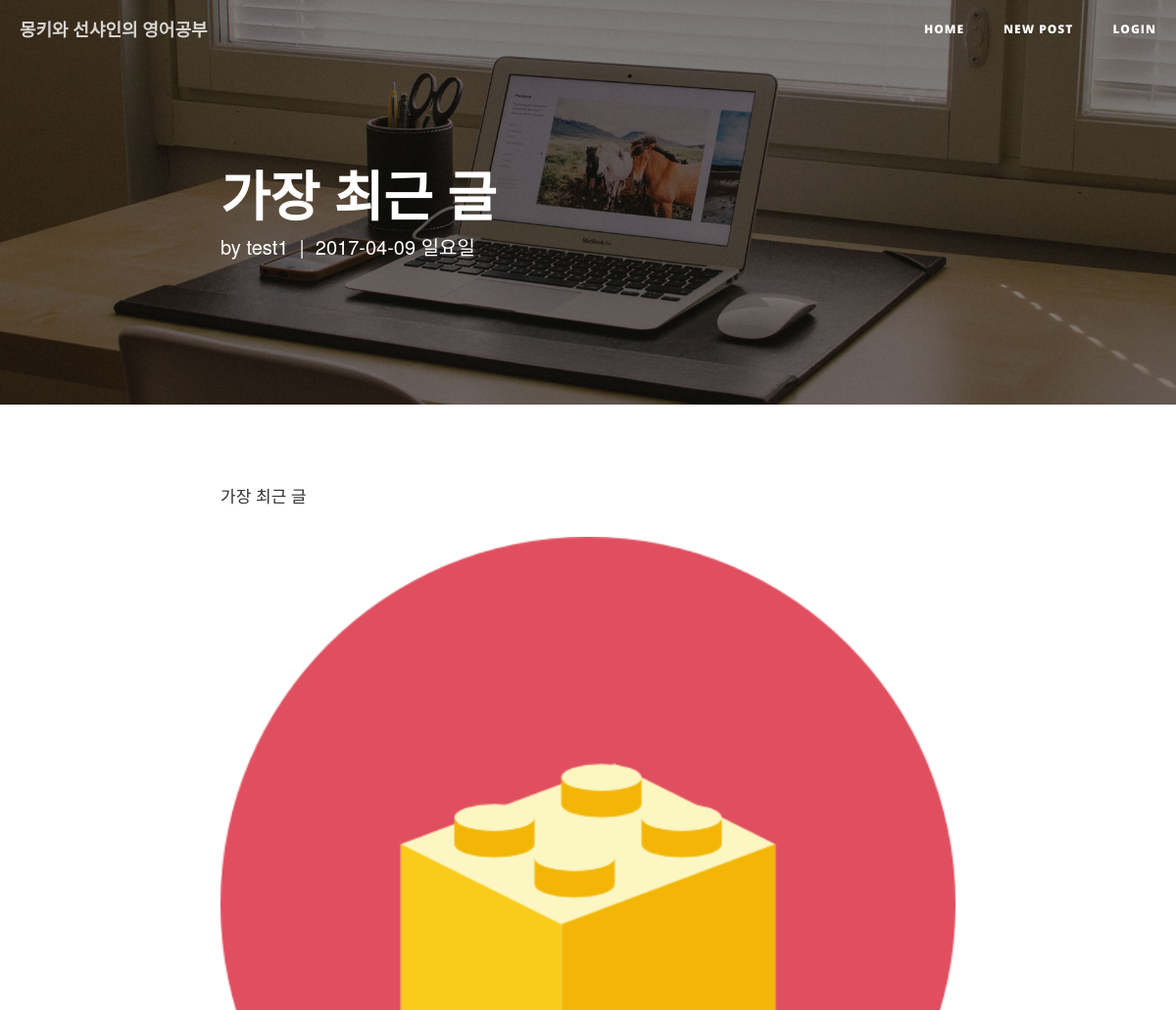
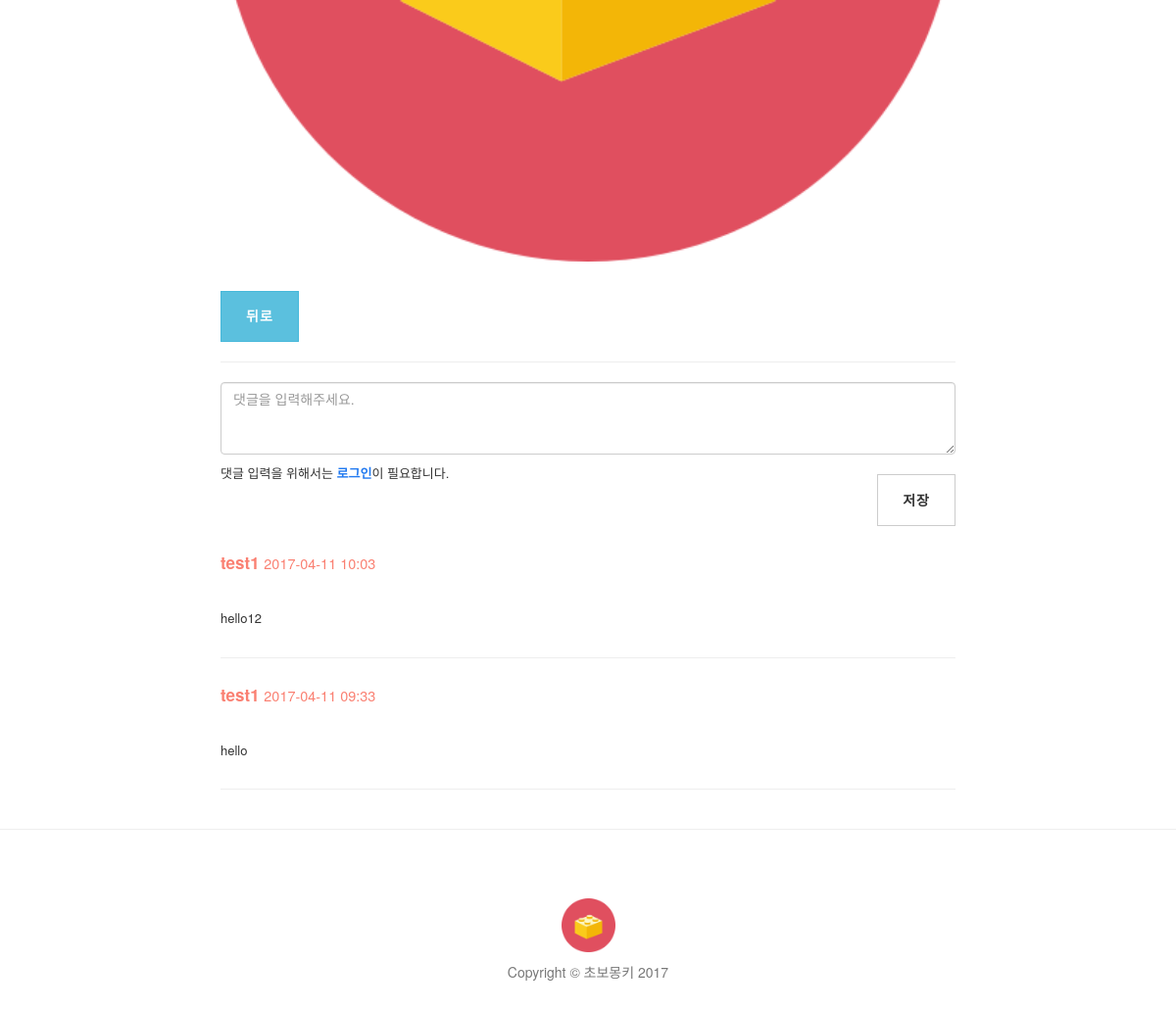
/post/71/, run on an earlier commit of the app's database (2 pictures, top to bottom).
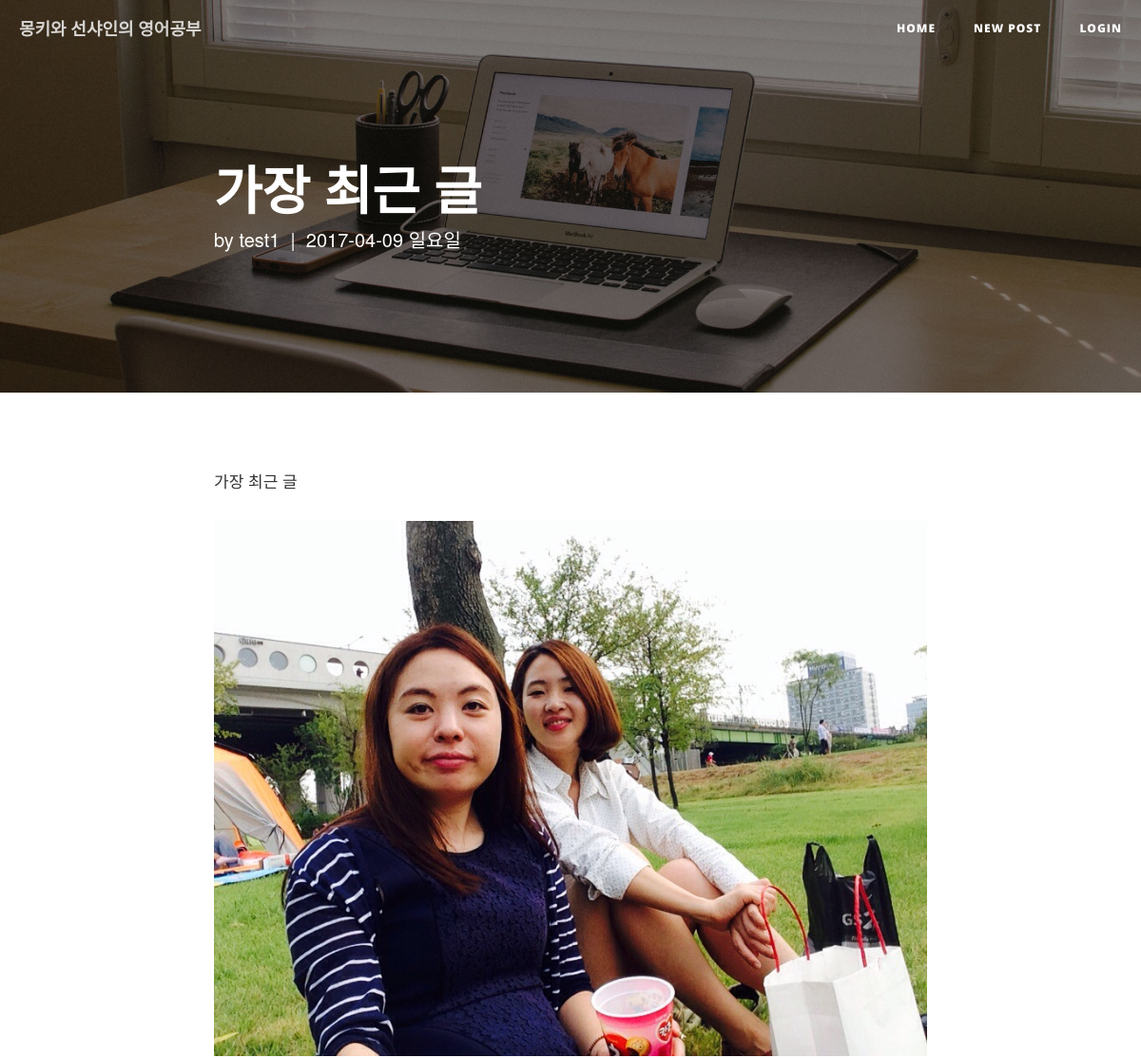
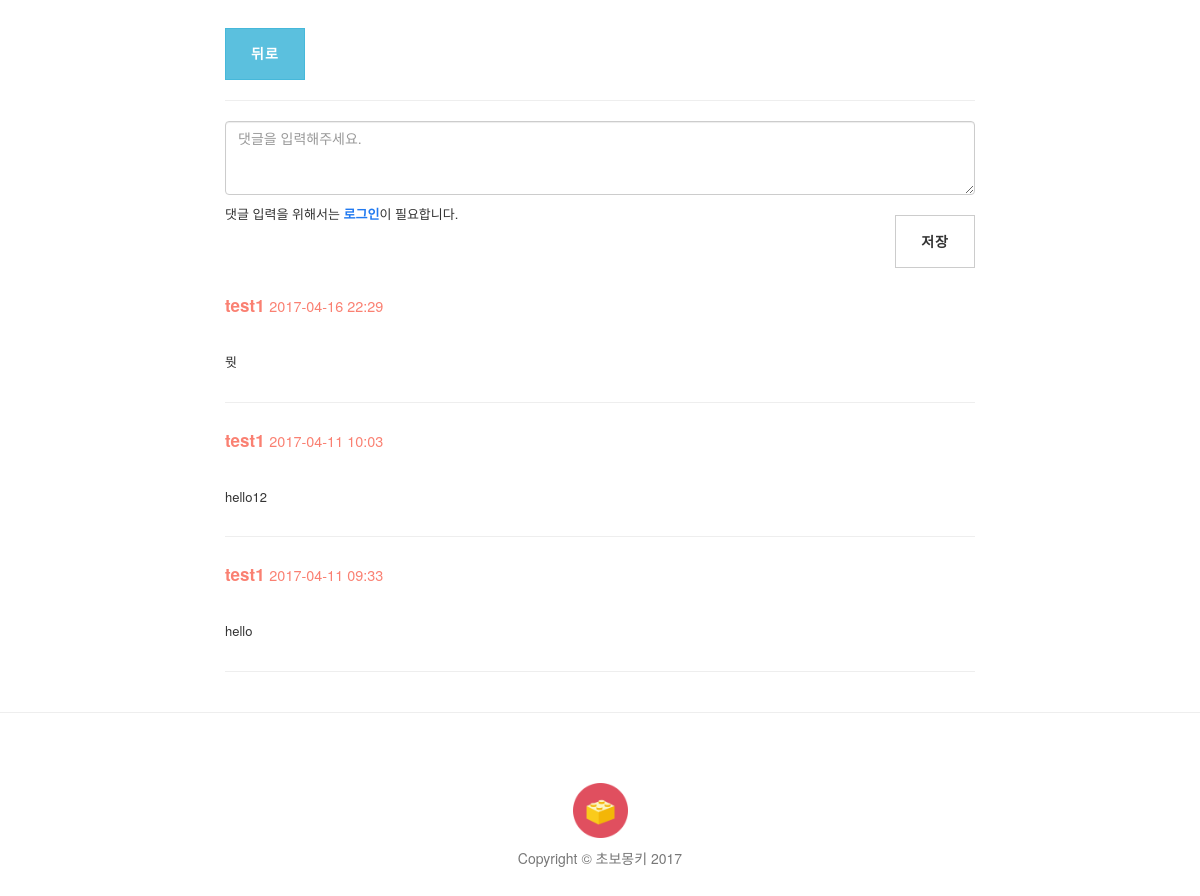
And on a later commit of the database (2 pictures, top to bottom).
### study/models.py (models this page shows, shortened)
class Post(models.Model):
    author = models.ForeignKey('auth.User')
    title = models.CharField(max_length=200, verbose_name='제목')
    origin = models.CharField(max_length=200,  blank=True, null=True, verbose_name='원본 URL')
    video_url = models.CharField(max_length=100, blank=True, null=True, verbose_name='YouTube 링크')
    video_key = models.CharField(max_length=12, null=True, blank=True)
    video_time = models.IntegerField(null=True, blank=True)
    video_url2 = models.CharField(max_length=100, blank=True, null=True, verbose_name='YouTube 링크2')
    video_key2 = models.CharField(max_length=12, null=True, blank=True)
    video_time2 = models.IntegerField(null=True, blank=True)
    image = models.ImageField(upload_to = user_path, blank=True, verbose_name='이미지 추가', help_text='이미지를 추가할 수 있습니다. not required')
    cover_img = models.ImageField(upload_to = user_path, blank=True, verbose_name='커버 이미지', help_text='상단의 커버 이미지를 설정할 수 있습니다. not required')
    text = models.TextField(verbose_name='내용')
    created_date = models.DateTimeField(auto_now_add=True)
    class Meta:
        ordering = ['-created_date']

class Comment(models.Model):
    post = models.ForeignKey('study.Post', related_name='comments')
    author = models.ForeignKey('auth.User')
    text = models.TextField(verbose_name='')
    created_date = models.DateTimeField(auto_now_add=True)
    class Meta:
        ordering = ['-created_date']

### study/views.py (the view)
# urls.py: url(r'^post/(?P<pk>\d+)/$', views.post_detail, name='post_detail'),
def post_detail(request, pk):
    post = get_object_or_404(Post, pk=pk)
    if request.method == "POST":
        if request.user.is_anonymous():
            return redirect('login')
        form = CommentForm(request.POST)
        if form.is_valid():
            comment = form.save(commit=False)
            comment.author = request.user
            comment.post = post
            comment.save()
        return redirect('study:post_detail', pk=post.pk)
    else:
        form = CommentForm()
        return render(request, 'bsr/post_detail.html', {'post':post, 'form':form})

### study/forms.py
class CommentForm(forms.ModelForm):
    class Meta:
        model = Comment
        fields = ('text',)
        widgets = {
            'text' : forms.Textarea(attrs={'class': 'form-control', 'rows': 3, 'placeholder': '댓글을 입력해주세요.'}),
        }

### study/templates/bsr/post_detail.html (shortened to what this page needs)
{% extends 'bsr/base.html' %}
{% load staticfiles %}
{% load staticfiles %}
{% block heading %}
{% if post.cover_img %}
<header class="intro-header" style="background-image: url('{{post.cover_img.url}}')">
{% else %}
<header class="intro-header" style="background-image: url('{% static 'bsr/img/home-bg.jpg' %}')">
{% endif %}
    <div class="container">
        <div class="row">
            <div class="col-lg-8 col-lg-offset-2 col-md-10 col-md-offset-1">
              <div class="post-heading">
                <a class="heading" href="/">
                  <h1>{{post.title}}</h1>
                </a>
                  <span class="meta">by <a href="#">{{post.author}}</a>&nbsp;&nbsp;|&nbsp;&nbsp;{{ post.created_date | date:"Y-m-d D" }}</span>
              </div>
            </div>
        </div>
    </div>
</header>
{% endblock %}
{% block content %}
  <p>
  {% autoescape off %}
  {{post.text|linebreaksbr }}
  {% endautoescape %}
{% if post.image %}
<p class="post-img"><img src="{{ post.image.url }}"></p>
{% endif %}
  </p>
    <a href="{% url 'study:post_list' %}">
      <button type="button" class="btn btn-info">뒤로</button>
    </a>
    <hr>
    <form class="" action="" method="post">
      {{ form }}
        {% if form_edit %}
        {% else %}
          {% if user.is_anonymous %}
          <span class="comment-login-required"> 댓글 입력을 위해서는 <a href="{%url 'login' %}" class="login-link">로그인</a>이 필요합니다. </span>
          {% endif %}
        <button class="btn btn-default btn-xs comment-save" type="submit">저장</button>
        {% endif %}
    </form>
    {% for comment in post.comments.all %}
      {% if comment.id == pk %}
      <div class="comment">
        <form class="" action="" method="post">
          {% csrf_token %}
          <div class="comment-info">
              <strong>{{ comment.author }}</strong>
              <small>{{ comment.created_date | date:'Y-m-d H:i' }}</small>
              <button class="comment_save" type="submit"><img src="{% static 'bsr/img/edit.png' %}" class="comment_edit" alt="comment_edit_save"></button>
          </div>
            {{ form_edit }}
          </form>
      </div>
      <hr>
      {% else %}
      <div class="comment">
          <div class="comment-info">
              <strong>{{ comment.author }}</strong>
              <small>{{ comment.created_date | date:'Y-m-d H:i' }}</small>
          </div>
          {% autoescape off %}
          <p>{{ comment.text|linebreaks}}</p>
          {% endautoescape %}
      </div>
      <hr>
      {% endif %}
    {% endfor %}
  </div>
{% endblock %}

### study/templates/bsr/base.html (shortened to what this page needs)
<!DOCTYPE html>
{% load staticfiles %}
<html>
<head>
    <link href="{% static 'bsr/vendor/bootstrap/css/bootstrap.min.css' %}" rel="stylesheet">
    <link href="{% static 'bsr/css/clean-blog.css' %}" rel="stylesheet">
    <link href="{% static 'bsr/vendor/font-awesome/css/font-awesome.min.css' %}" rel="stylesheet" type="text/css">
</head>
<body>
    <nav class="navbar navbar-default navbar-custom navbar-fixed-top">
        <div class="container-fluid">
            <div class="navbar-header page-scroll">
                <a class="navbar-brand" href="{% url 'study:post_list' %}">몽키와 선샤인의 영어공부</a>
            </div>
            <div class="collapse navbar-collapse" id="bs-example-navbar-collapse-1">
                <ul class="nav navbar-nav navbar-right">
                    <li>
                        <a href="{% url 'study:post_list' %}">Home</a>
                    </li>
                    <li>
                        <a href="{% url 'study:post_new' %}">New Post</a>
                    </li>
                    <li>
                        {% if user.is_active %}
                        <a href="{% url 'logout' %}">Logout</a>
                        {% else %}
                        <a href="{% url 'login' %}">Login</a>
                        {% endif %}
                    </li>
                </ul>
            </div>
        </div>
    </nav>
  {% block heading %}
  {% endblock %}
    <div class="container">
        <div class="row">
            <div class="col-lg-8 col-lg-offset-2 col-md-10 col-md-offset-1">
              {% block content %}
              {% endblock %}
            </div>
        </div>
    <hr>
    <footer>
        <div class="container">
            <div class="row">
                <div class="col-lg-8 col-lg-offset-2 col-md-10 col-md-offset-1">
                    <a class="footer" href="https://github.com/wayhome25"><img src="{% static 'bsr/img/profile-pic.png' %}" alt="로고" class="logo">
                    <p class="copyright text-muted">Copyright &copy; 초보몽키 2017</p></a>
                </div>
            </div>
        </div>
    </footer>
</body>
</html>

### study/static/bsr/css/clean-blog.css (style rules this page uses)
body { font-size: 17px; color: #333333; line-height: 2; }
p { line-height: 1.5; margin: 30px 0; }
h1, h2, h3, h4, h5, h6 { font-family: 'Open Sans', 'Helvetica Neue', Helvetica, Arial, sans-serif; font-weight: 800; }
a { color: #333333; }
.navbar-custom { position: absolute; top: 0; left: 0; width: 100%; z-index: 3; font-family: 'Open Sans', 'Helvetica Neue', Helvetica, Arial, sans-serif; }
.navbar-custom .navbar-brand { font-weight: 800; }
.navbar-custom .nav li a { text-transform: uppercase; font-size: 12px; font-weight: 800; letter-spacing: 1px; }
.post-img img { width: 100%; }
.post-img { text-align: center; }
@media only screen and (min-width: 768px) { .post-img img { width: 100%; } }
@media only screen and (min-width: 768px) { .navbar-custom { background: transparent; border-bottom: 1px solid transparent; } }
@media only screen and (min-width: 768px) { .navbar-custom .navbar-brand { color: white; padding: 20px; } }
@media only screen and (min-width: 768px) { .navbar-custom .nav li a { color: white; padding: 20px; } }
@media only screen and (min-width: 1170px) { .navbar-custom { -webkit-transition: background-color 0.3s; -moz-transition: background-color 0.3s; transition: background-color 0.3s; -webkit-transform: translate3d(0, 0, 0); -moz-transform: translate3d(0, 0, 0); -ms-transform: translate3d(0, 0, 0); -o-transform: translate3d(0, 0, 0); transform: translate3d(0, 0, 0); -webkit-backface-visibility: hidden; backface-visibility: hidden; } }
.intro-header { background-color: #777777; background: no-repeat center center; background-attachment: scroll; -webkit-background-size: cover; -moz-background-size: cover; background-size: cover; -o-background-size: cover; margin-bottom: 50px; }
.intro-header .site-heading, .intro-header .post-heading, .intro-header .page-heading { padding: 100px 0 50px; color: white; }
@media only screen and (min-width: 768px) { .intro-header .site-heading, .intro-header .post-heading, .intro-header .page-heading { padding: 150px 0; } }
.intro-header .post-heading h1 { font-size: 35px; }
.intro-header .post-heading .subheading, .intro-header .post-heading .meta { line-height: 1.1; display: block; }
.intro-header .post-heading .meta { font-weight: 300; font-size: 20px; }
.intro-header .post-heading .meta a { color: white; }
@media only screen and (min-width: 768px) { .intro-header .post-heading h1 { font-size: 55px; } }
footer { padding: 50px 0 65px; }
footer .copyright { font-size: 14px; text-align: center; margin-bottom: 0; }
.btn { font-family: 'Open Sans', 'Helvetica Neue', Helvetica, Arial, sans-serif; text-transform: uppercase; font-size: 14px; font-weight: 800; letter-spacing: 1px; border-radius: 0; padding: 15px 25px; }
body { -webkit-tap-highlight-color: #0085A1; }
.logo { display: block; margin-left: auto; margin-right: auto; width: 55px; }
.copyright { margin-top: 10px; }
.heading { color: white; }
.comment { margin-top: 15px; clear: both; }
.comment-save { float: right; margin-top: 20px; margin-bottom: 20px; }
.comment p { font-size: 13px }
.comment-info { color: salmon; }
.comment-login-required { font-size: 1.3rem; }
.login-link { color: #227af0; font-weight: bold; }

What changed in the data, as far as the page shows it:
changed Post "가장 최근 글": image: a different picture
added Comment: author "test1", created_date "2017-04-16 22:29", text "뭣"
